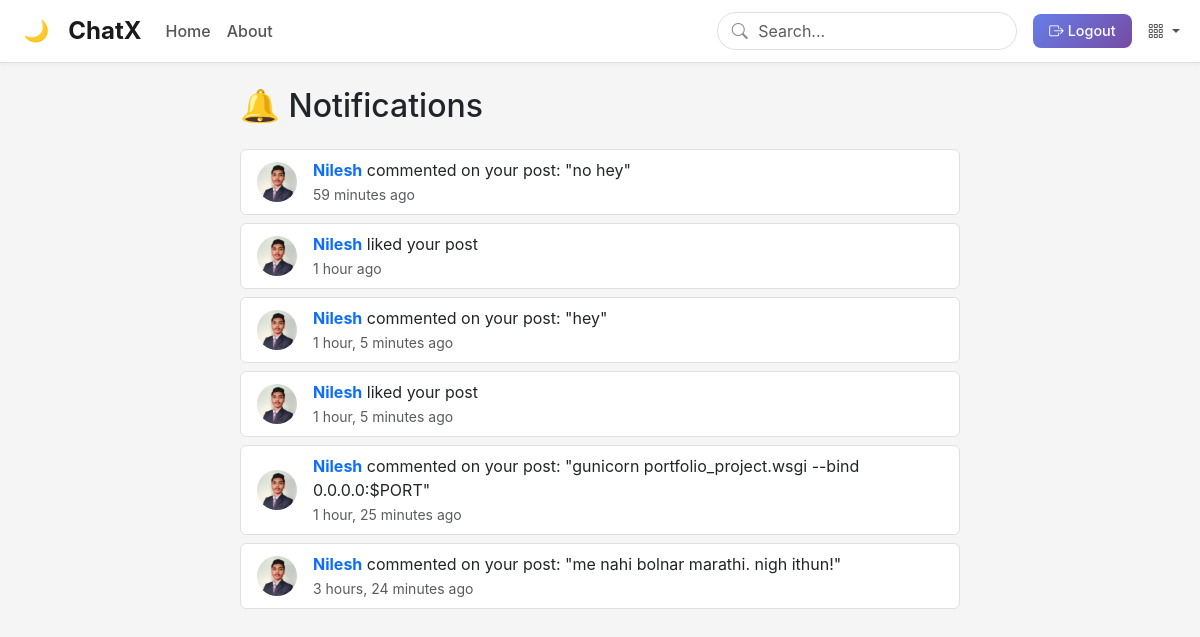
/notifications/ (signed in), run on the app's committed database.
### chatx/models.py (models this page shows, shortened)
class Notification(models.Model):  # NEW MODEL
    NOTIFICATION_TYPES = (
        ('like', 'Like'),
        ('comment', 'Comment'),
        ('follow', 'Follow'),
    )
    recipient = models.ForeignKey(User, on_delete=models.CASCADE, related_name='notifications')
    sender = models.ForeignKey(User, on_delete=models.CASCADE, related_name='sent_notifications')
    notification_type = models.CharField(max_length=20, choices=NOTIFICATION_TYPES)
    post = models.ForeignKey(Post, on_delete=models.CASCADE, null=True, blank=True)
    comment = models.ForeignKey(Comment, on_delete=models.CASCADE, null=True, blank=True)
    is_read = models.BooleanField(default=False)
    created_at = models.DateTimeField(auto_now_add=True)
    class Meta:
        ordering = ['-created_at']

class Profile(models.Model):
    user = models.OneToOneField(User, on_delete=models.CASCADE)
    image = models.ImageField(upload_to='profile_pics', blank=True, null=True)
    bio = models.TextField(blank=True)
    follows = models.ManyToManyField('self', related_name='followed_by', symmetrical=False, blank=True)
    is_private = models.BooleanField(default=False)  # NEW - Private account setting

class Comment(models.Model):  # NEW MODEL
    post = models.ForeignKey(Post, on_delete=models.CASCADE, related_name='comments')
    author = models.ForeignKey(User, on_delete=models.CASCADE)
    text = models.TextField(max_length=500)
    created_at = models.DateTimeField(auto_now_add=True)
    class Meta:
        ordering = ['created_at']

### chatx/views.py (the view)
# urls.py: path('notifications/', chatx_views.notifications_view, name='notifications'),
@login_required
def notifications_view(request):
    notifications = request.user.notifications.all()
    request.user.notifications.filter(is_read=False).update(is_read=True)
    return render(request, 'notifications.html', {'notifications': notifications})

### templates/notifications.html
{% extends 'layout.html' %}
{% block content %}
<div class="container mt-4">
    <div class="row">
        <div class="col-md-8 offset-md-2">
            <h2 class="mb-4">🔔 Notifications</h2>
            {% if notifications %}
                {% for notification in notifications %}
                <div class="card mb-2 {% if not notification.is_read %}bg-light{% endif %}">
                    <div class="card-body py-2">
                        <div class="d-flex align-items-center">
                            {% if notification.sender.profile.image %}
                                <img src="{{ notification.sender.profile.image.url }}"
                                     class="rounded-circle me-3"
                                     width="40" height="40"
                                     style="object-fit: cover;">
                            {% else %}
                                <img src="https://ui-avatars.com/api/?name={{ notification.sender.username }}&background=random&size=40"
                                     class="rounded-circle me-3">
                            {% endif %}
                            <div class="flex-grow-1">
                                <a href="{% url 'profile' notification.sender.username %}" class="text-decoration-none">
                                    <strong>{{ notification.sender.username }}</strong>
                                </a>
                                {% if notification.notification_type == 'like' %}
                                    liked your post
                                {% elif notification.notification_type == 'comment' %}
                                    commented on your post: "{{ notification.comment.text|truncatewords:10 }}"
                                {% elif notification.notification_type == 'follow' %}
                                    started following you
                                {% endif %}
                                <br>
                                <small class="text-muted">{{ notification.created_at|timesince }} ago</small>
                            </div>
                        </div>
                    </div>
                </div>
                {% endfor %}
            {% else %}
                <div class="alert alert-info text-center">
                    <h5>No notifications yet</h5>
                    <p>When someone interacts with your posts, you'll see it here.</p>
                </div>
            {% endif %}
        </div>
    </div>
</div>
{% endblock %}

### templates/layout.html (style rules this page uses)
body { background-color: #f5f5f5; color: #212529; transition: all 0.3s ease; font-family: -apple-system, BlinkMacSystemFont, "Segoe UI", Roboto, "Helvetica Neue", Arial, sans-serif; }
.card { background-color: #ffffff; color: #212529; border: 1px solid #e0e0e0; transition: all 0.3s ease; }

### data on the page
Notification: sender.profile.image (picture), sender.username "Nilesh", comment.text "no hey", created_at "59 minutes"
Notification: sender.profile.image (picture), sender.username "Nilesh", notification_type "liked your post", created_at "1 hour"
Notification: sender.profile.image (picture), sender.username "Nilesh", comment.text "hey", created_at "1 hour, 5 minutes"
Notification: sender.profile.image (picture), sender.username "Nilesh", notification_type "liked your post", created_at "1 hour, 5 minutes"
Notification: sender.profile.image (picture), sender.username "Nilesh", comment.text "gunicorn portfolio_project.wsgi --bind 0.0.0.0:$PORT", created_at "1 hour, 25 minutes"
Notification: sender.profile.image (picture), sender.username "Nilesh", comment.text "me nahi bolnar marathi. nigh ithun!", created_at "3 hours, 24 minutes"
